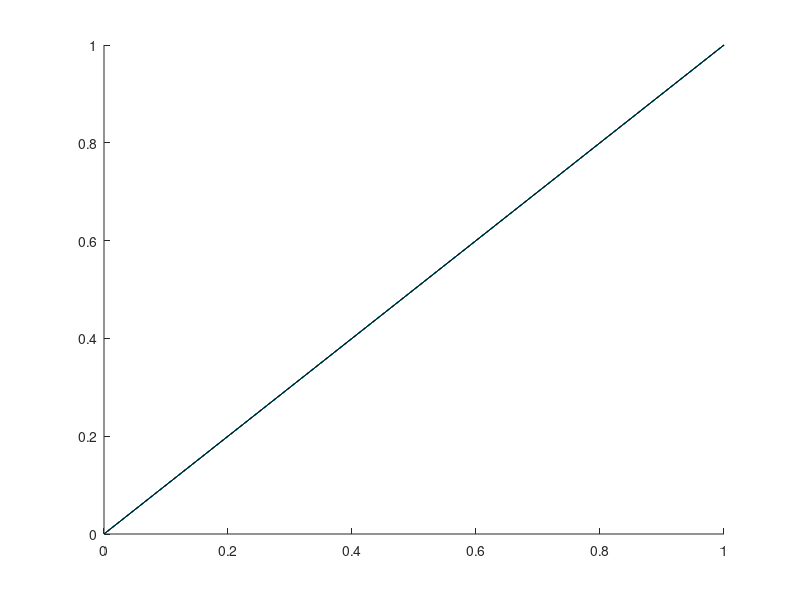

Recreate this plot in MATLAB. (Note: this script raises an error after producing the figure.)
record_length = 500;
num_values = 5;
imu_data = zeros(record_length, num_values);

figure(1);

clf;

x1 = line();
set(x1, 'Color', [1 0 0]);

x2 = line();
set(x2, 'Color', [0 1 0]);

x3 = line();
set(x3, 'Color', [0 0 1]);

x4 = line();
set(x4, 'Color', [1 1 0]);

x5 = line();
set(x4, 'Color', [0 1 1]);

% x6 = line();
% set(x4, 'Color', [1 0 1]);

% ylim([-20 20]);

while 1
    message = robot.writeRaw([2 0 0 0]);
    
    imu_rx = typecast(uint8(message.data), 'single');       % convert to singles (floats)
    imu_rx = reshape(imu_rx, num_values, length(imu_rx)/num_values)';         % reshape to 3 x n
    
    imu_data = cat(1, imu_data, imu_rx);                    % add to plot FIFO
    imu_data = imu_data(end-record_length+1:end, :);          % trim FIFO to fixed length
    
    
    set(x1, 'XData', 1:record_length, 'ydata', imu_data(:,1))
    set(x2, 'XData', 1:record_length, 'ydata', imu_data(:,2))
    set(x3, 'XData', 1:record_length, 'ydata', imu_data(:,3))
    set(x4, 'XData', 1:record_length, 'ydata', imu_data(:,4))
    set(x5, 'XData', 1:record_length, 'ydata', imu_data(:,5))
%     set(x6, 'XData', 1:record_length, 'ydata', imu_data(:,6))
    
    drawnow;
    
%     pause(0.1);
end